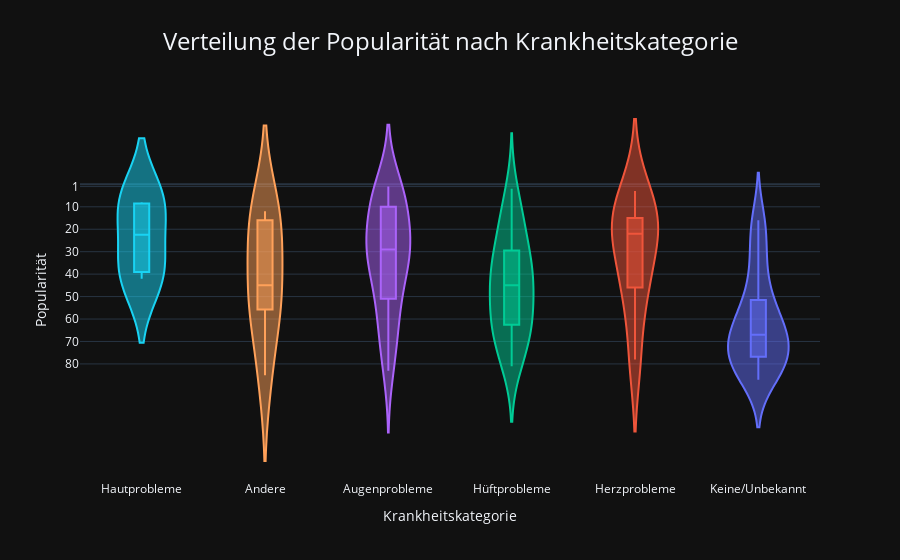

This figure's notebook cell:
### Markdown cell above
Die Grafik zeigt, dass Rassen mit Hautproblemen eine relativ gleichmäßige Beliebtheit aufweisen (geringe Streuung der Datenpunkte). Im Gegensatz dazu variiert die Beliebtheit von Rassen mit Augenproblemen deutlich stärker – einige sind sehr beliebt, andere weniger.

### Code cell
fig = px.violin(
    data,
    x='Simplified_Ailments',
    y='popularity ranking',
    color='Simplified_Ailments',
    box=True,
    title='Verteilung der Popularität nach Krankheitskategorie',
    template = 'plotly_dark'
)
fig.update_xaxes(
    autorange='reversed', 
    title = 'Krankheitskategorie')

fig.update_yaxes(
    autorange='reversed', 
    title = 'Popularität',
    tickmode='array',
    dtick=10,
    tickvals=[1, 10, 20, 30, 40, 50, 60, 70, 80]
)
fig.update_layout(
    title_x=0.5,
    title_xanchor='center',
    showlegend=False,
    title_font_size = 24
)


#fig.write_html('ranking_ailments_violin.html')

### Figure 1 — Plotly figure (JSON) as saved in the notebook; plotly's stock layout.template omitted (floating-point values rounded to 4 significant figures)
{"data": [{"alignmentgroup": "True", "box": {"visible": true}, "hovertemplate": "Simplified_Ailments=%{x}<br>popularity ranking=%{y}<extra></extra>", "legendgroup": "Keine/Unbekannt", "marker": {"color": "#636efa"}, "name": "Keine/Unbekannt", "offsetgroup": "Keine/Unbekannt", "orientation": "v", "scalegroup": "True", "showlegend": true, "type": "violin", "x": ["Keine/Unbekannt", "Keine/Unbekannt", "Keine/Unbekannt", "Keine/Unbekannt", "Keine/Unbekannt", "Keine/Unbekannt", "Keine/Unbekannt", "Keine/Unbekannt", "Keine/Unbekannt", "Keine/Unbekannt", "Keine/Unbekannt", "Keine/Unbekannt", "Keine/Unbekannt", "Keine/Unbekannt", "Keine/Unbekannt", "Keine/Unbekannt", "Keine/Unbekannt", "Keine/Unbekannt", "Keine/Unbekannt", "Keine/Unbekannt", "Keine/Unbekannt", "Keine/Unbekannt", "Keine/Unbekannt"], "x0": " ", "xaxis": "x", "y": [61, 16, 51, 30, 73, 34, 69, 84, 77, 46, 67, 82, 86, 87, 75, 64, 76, 80, 66, 18, 59, 53, 71], "y0": " ", "yaxis": "y"}, {"alignmentgroup": "True", "box": {"visible": true}, "hovertemplate": "Simplified_Ailments=%{x}<br>popularity ranking=%{y}<extra></extra>", "legendgroup": "Herzprobleme", "marker": {"color": "#EF553B"}, "name": "Herzprobleme", "offsetgroup": "Herzprobleme", "orientation": "v", "scalegroup": "True", "showlegend": true, "type": "violin", "x": ["Herzprobleme", "Herzprobleme", "Herzprobleme", "Herzprobleme", "Herzprobleme", "Herzprobleme", "Herzprobleme", "Herzprobleme"], "x0": " ", "xaxis": "x", "y": [48, 3, 21, 17, 13, 23, 78, 44], "y0": " ", "yaxis": "y"}, {"alignmentgroup": "True", "box": {"visible": true}, "hovertemplate": "Simplified_Ailments=%{x}<br>popularity ranking=%{y}<extra></extra>", "legendgroup": "Hüftprobleme", "marker": {"color": "#00cc96"}, "name": "Hüftprobleme", "offsetgroup": "Hüftprobleme", "orientation": "v", "scalegroup": "True", "showlegend": true, "type": "violin", "x": ["Hüftprobleme", "Hüftprobleme", "Hüftprobleme", "Hüftprobleme", "Hüftprobleme", "Hüftprobleme", "Hüftprobleme", "Hüftprobleme", "Hüftprobleme", "Hüftprobleme", "Hüftprobleme", "Hüftprobleme", "Hüftprobleme", "Hüftprobleme", "Hüftprobleme", "Hüftprobleme", "Hüftprobleme", "Hüftprobleme", "Hüftprobleme", "Hüftprobleme", "Hüftprobleme", "Hüftprobleme", "Hüftprobleme", "Hüftprobleme"], "x0": " ", "xaxis": "x", "y": [81, 15, 74, 55, 40, 65, 79, 58, 62, 24, 49, 37, 63, 31, 70, 10, 60, 2, 28, 19, 38, 43, 47, 41], "y0": " ", "yaxis": "y"}, {"alignmentgroup": "True", "box": {"visible": true}, "hovertemplate": "Simplified_Ailments=%{x}<br>popularity ranking=%{y}<extra></extra>", "legendgroup": "Augenprobleme", "marker": {"color": "#ab63fa"}, "name": "Augenprobleme", "offsetgroup": "Augenprobleme", "orientation": "v", "scalegroup": "True", "showlegend": true, "type": "violin", "x": ["Augenprobleme", "Augenprobleme", "Augenprobleme", "Augenprobleme", "Augenprobleme", "Augenprobleme", "Augenprobleme", "Augenprobleme", "Augenprobleme", "Augenprobleme", "Augenprobleme", "Augenprobleme", "Augenprobleme", "Augenprobleme", "Augenprobleme", "Augenprobleme", "Augenprobleme", "Augenprobleme", "Augenprobleme", "Augenprobleme", "Augenprobleme"], "x0": " ", "xaxis": "x", "y": [27, 50, 29, 20, 32, 1, 56, 11, 4, 33, 26, 39, 83, 72, 25, 68, 7, 5, 35, 54, 6], "y0": " ", "yaxis": "y"}, {"alignmentgroup": "True", "box": {"visible": true}, "hovertemplate": "Simplified_Ailments=%{x}<br>popularity ranking=%{y}<extra></extra>", "legendgroup": "Andere", "marker": {"color": "#FFA15A"}, "name": "Andere", "offsetgroup": "Andere", "orientation": "v", "scalegroup": "True", "showlegend": true, "type": "violin", "x": ["Andere", "Andere", "Andere", "Andere", "Andere", "Andere", "Andere"], "x0": " ", "xaxis": "x", "y": [12, 22, 57, 85, 14, 45, 52], "y0": " ", "yaxis": "y"}, {"alignmentgroup": "True", "box": {"visible": true}, "hovertemplate": "Simplified_Ailments=%{x}<br>popularity ranking=%{y}<extra></extra>", "legendgroup": "Hautprobleme", "marker": {"color": "#19d3f3"}, "name": "Hautprobleme", "offsetgroup": "Hautprobleme", "orientation": "v", "scalegroup": "True", "showlegend": true, "type": "violin", "x": ["Hautprobleme", "Hautprobleme", "Hautprobleme", "Hautprobleme"], "x0": " ", "xaxis": "x", "y": [36, 8, 9, 42], "y0": " ", "yaxis": "y"}], "layout": {"legend": {"title": {"text": "Simplified_Ailments"}, "tracegroupgap": 0}, "showlegend": false, "title": {"font": {"size": 24}, "text": "Verteilung der Popularität nach Krankheitskategorie", "x": 0.5, "xanchor": "center"}, "violinmode": "overlay", "xaxis": {"anchor": "y", "autorange": "reversed", "categoryarray": ["Keine/Unbekannt", "Herzprobleme", "Hüftprobleme", "Augenprobleme", "Andere", "Hautprobleme"], "categoryorder": "array", "domain": [0, 1], "title": {"text": "Krankheitskategorie"}}, "yaxis": {"anchor": "x", "autorange": "reversed", "domain": [0, 1], "dtick": 10, "tickmode": "array", "tickvals": [1, 10, 20, 30, 40, 50, 60, 70, 80], "title": {"text": "Popularität"}}}}
